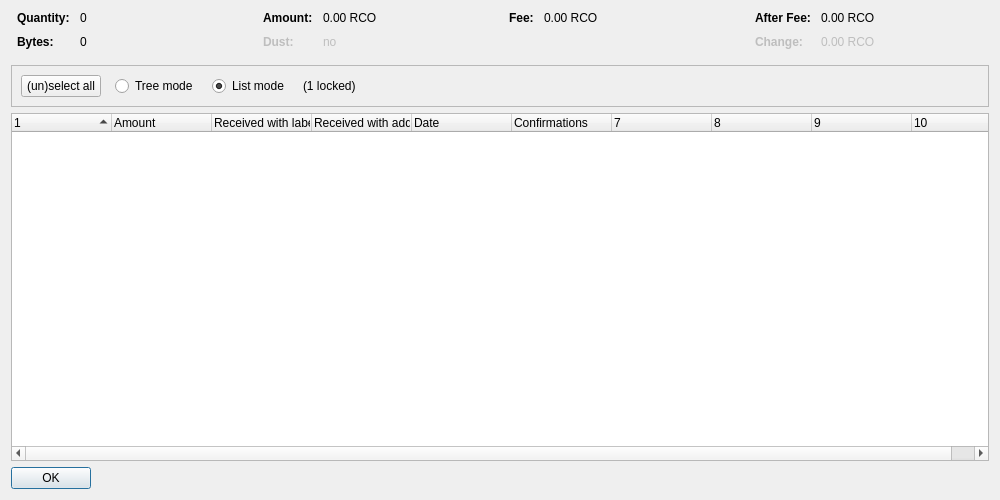
<?xml version="1.0" encoding="UTF-8"?>
<ui version="4.0">
 <class>CoinControlDialog</class>
 <widget class="QDialog" name="CoinControlDialog">
  <property name="geometry">
   <rect>
    <x>0</x>
    <y>0</y>
    <width>1000</width>
    <height>500</height>
   </rect>
  </property>
  <property name="windowTitle">
   <string>Coin Selection</string>
  </property>
  <layout class="QVBoxLayout" name="verticalLayout">
   <item>
    <layout class="QHBoxLayout" name="horizontalLayoutTop" stretch="0,0,0,0">
     <property name="topMargin">
      <number>0</number>
     </property>
     <property name="bottomMargin">
      <number>10</number>
     </property>
     <item>
      <layout class="QFormLayout" name="formLayoutCoinControl1">
       <property name="horizontalSpacing">
        <number>10</number>
       </property>
       <property name="verticalSpacing">
        <number>10</number>
       </property>
       <property name="leftMargin">
        <number>6</number>
       </property>
       <property name="rightMargin">
        <number>6</number>
       </property>
       <item row="0" column="0">
        <widget class="QLabel" name="labelCoinControlQuantityText">
         <property name="font">
          <font>
           <weight>75</weight>
           <bold>true</bold>
          </font>
         </property>
         <property name="text">
          <string>Quantity:</string>
         </property>
        </widget>
       </item>
       <item row="0" column="1">
        <widget class="QLabel" name="labelCoinControlQuantity">
         <property name="cursor">
          <cursorShape>IBeamCursor</cursorShape>
         </property>
         <property name="contextMenuPolicy">
          <enum>Qt::ActionsContextMenu</enum>
         </property>
         <property name="text">
          <string notr="true">0</string>
         </property>
         <property name="textInteractionFlags">
          <set>Qt::LinksAccessibleByMouse|Qt::TextSelectableByKeyboard|Qt::TextSelectableByMouse</set>
         </property>
        </widget>
       </item>
       <item row="1" column="0">
        <widget class="QLabel" name="labelCoinControlBytesText">
         <property name="font">
          <font>
           <weight>75</weight>
           <bold>true</bold>
          </font>
         </property>
         <property name="text">
          <string>Bytes:</string>
         </property>
        </widget>
       </item>
       <item row="1" column="1">
        <widget class="QLabel" name="labelCoinControlBytes">
         <property name="cursor">
          <cursorShape>IBeamCursor</cursorShape>
         </property>
         <property name="contextMenuPolicy">
          <enum>Qt::ActionsContextMenu</enum>
         </property>
         <property name="text">
          <string notr="true">0</string>
         </property>
         <property name="textInteractionFlags">
          <set>Qt::LinksAccessibleByMouse|Qt::TextSelectableByKeyboard|Qt::TextSelectableByMouse</set>
         </property>
        </widget>
       </item>
      </layout>
     </item>
     <item>
      <layout class="QFormLayout" name="formLayoutCoinControl2">
       <property name="horizontalSpacing">
        <number>10</number>
       </property>
       <property name="verticalSpacing">
        <number>10</number>
       </property>
       <property name="leftMargin">
        <number>6</number>
       </property>
       <property name="rightMargin">
        <number>6</number>
       </property>
       <item row="0" column="0">
        <widget class="QLabel" name="labelCoinControlAmountText">
         <property name="font">
          <font>
           <weight>75</weight>
           <bold>true</bold>
          </font>
         </property>
         <property name="text">
          <string>Amount:</string>
         </property>
        </widget>
       </item>
       <item row="0" column="1">
        <widget class="QLabel" name="labelCoinControlAmount">
         <property name="cursor">
          <cursorShape>IBeamCursor</cursorShape>
         </property>
         <property name="contextMenuPolicy">
          <enum>Qt::ActionsContextMenu</enum>
         </property>
         <property name="text">
          <string notr="true">0.00 RCO</string>
         </property>
         <property name="textInteractionFlags">
          <set>Qt::LinksAccessibleByMouse|Qt::TextSelectableByKeyboard|Qt::TextSelectableByMouse</set>
         </property>
        </widget>
       </item>
       <item row="1" column="0">
        <widget class="QLabel" name="labelCoinControlLowOutputText">
         <property name="enabled">
          <bool>false</bool>
         </property>
         <property name="font">
          <font>
           <weight>75</weight>
           <bold>true</bold>
          </font>
         </property>
         <property name="text">
          <string>Dust:</string>
         </property>
        </widget>
       </item>
       <item row="1" column="1">
        <widget class="QLabel" name="labelCoinControlLowOutput">
         <property name="enabled">
          <bool>false</bool>
         </property>
         <property name="cursor">
          <cursorShape>IBeamCursor</cursorShape>
         </property>
         <property name="contextMenuPolicy">
          <enum>Qt::ActionsContextMenu</enum>
         </property>
         <property name="text">
          <string notr="true">no</string>
         </property>
         <property name="textInteractionFlags">
          <set>Qt::LinksAccessibleByMouse|Qt::TextSelectableByKeyboard|Qt::TextSelectableByMouse</set>
         </property>
        </widget>
       </item>
      </layout>
     </item>
     <item>
      <layout class="QFormLayout" name="formLayoutCoinControl3">
       <property name="horizontalSpacing">
        <number>10</number>
       </property>
       <property name="verticalSpacing">
        <number>10</number>
       </property>
       <property name="leftMargin">
        <number>6</number>
       </property>
       <property name="rightMargin">
        <number>6</number>
       </property>
       <item row="0" column="0">
        <widget class="QLabel" name="labelCoinControlFeeText">
         <property name="font">
          <font>
           <weight>75</weight>
           <bold>true</bold>
          </font>
         </property>
         <property name="text">
          <string>Fee:</string>
         </property>
        </widget>
       </item>
       <item row="0" column="1">
        <widget class="QLabel" name="labelCoinControlFee">
         <property name="cursor">
          <cursorShape>IBeamCursor</cursorShape>
         </property>
         <property name="contextMenuPolicy">
          <enum>Qt::ActionsContextMenu</enum>
         </property>
         <property name="text">
          <string notr="true">0.00 RCO</string>
         </property>
         <property name="textInteractionFlags">
          <set>Qt::LinksAccessibleByMouse|Qt::TextSelectableByKeyboard|Qt::TextSelectableByMouse</set>
         </property>
        </widget>
       </item>
      </layout>
     </item>
     <item>
      <layout class="QFormLayout" name="formLayoutCoinControl4">
       <property name="horizontalSpacing">
        <number>10</number>
       </property>
       <property name="verticalSpacing">
        <number>10</number>
       </property>
       <property name="leftMargin">
        <number>6</number>
       </property>
       <property name="rightMargin">
        <number>6</number>
       </property>
       <item row="0" column="0">
        <widget class="QLabel" name="labelCoinControlAfterFeeText">
         <property name="font">
          <font>
           <weight>75</weight>
           <bold>true</bold>
          </font>
         </property>
         <property name="text">
          <string>After Fee:</string>
         </property>
        </widget>
       </item>
       <item row="0" column="1">
        <widget class="QLabel" name="labelCoinControlAfterFee">
         <property name="cursor">
          <cursorShape>IBeamCursor</cursorShape>
         </property>
         <property name="contextMenuPolicy">
          <enum>Qt::ActionsContextMenu</enum>
         </property>
         <property name="text">
          <string notr="true">0.00 RCO</string>
         </property>
         <property name="textInteractionFlags">
          <set>Qt::LinksAccessibleByMouse|Qt::TextSelectableByKeyboard|Qt::TextSelectableByMouse</set>
         </property>
        </widget>
       </item>
       <item row="1" column="0">
        <widget class="QLabel" name="labelCoinControlChangeText">
         <property name="enabled">
          <bool>false</bool>
         </property>
         <property name="font">
          <font>
           <weight>75</weight>
           <bold>true</bold>
          </font>
         </property>
         <property name="text">
          <string>Change:</string>
         </property>
        </widget>
       </item>
       <item row="1" column="1">
        <widget class="QLabel" name="labelCoinControlChange">
         <property name="enabled">
          <bool>false</bool>
         </property>
         <property name="cursor">
          <cursorShape>IBeamCursor</cursorShape>
         </property>
         <property name="contextMenuPolicy">
          <enum>Qt::ActionsContextMenu</enum>
         </property>
         <property name="text">
          <string notr="true">0.00 RCO</string>
         </property>
         <property name="textInteractionFlags">
          <set>Qt::LinksAccessibleByMouse|Qt::TextSelectableByKeyboard|Qt::TextSelectableByMouse</set>
         </property>
        </widget>
       </item>
      </layout>
     </item>
    </layout>
   </item>
   <item>
    <widget class="QFrame" name="frame">
     <property name="minimumSize">
      <size>
       <width>0</width>
       <height>40</height>
      </size>
     </property>
     <property name="frameShape">
      <enum>QFrame::StyledPanel</enum>
     </property>
     <property name="frameShadow">
      <enum>QFrame::Sunken</enum>
     </property>
     <layout class="QHBoxLayout" name="horizontalLayout">
      <item>
       <layout class="QHBoxLayout" name="horizontalLayoutPanel" stretch="0,0,0,0,0">
        <property name="spacing">
         <number>14</number>
        </property>
        <item>
         <widget class="QPushButton" name="pushButtonSelectAll">
          <property name="sizePolicy">
           <sizepolicy hsizetype="Maximum" vsizetype="Fixed">
            <horstretch>0</horstretch>
            <verstretch>0</verstretch>
           </sizepolicy>
          </property>
          <property name="text">
           <string>(un)select all</string>
          </property>
          <property name="autoDefault">
           <bool>false</bool>
          </property>
         </widget>
        </item>
        <item>
         <widget class="QRadioButton" name="radioTreeMode">
          <property name="sizePolicy">
           <sizepolicy hsizetype="Maximum" vsizetype="Fixed">
            <horstretch>0</horstretch>
            <verstretch>0</verstretch>
           </sizepolicy>
          </property>
          <property name="text">
           <string>Tree mode</string>
          </property>
         </widget>
        </item>
        <item>
         <widget class="QRadioButton" name="radioListMode">
          <property name="sizePolicy">
           <sizepolicy hsizetype="Maximum" vsizetype="Fixed">
            <horstretch>0</horstretch>
            <verstretch>0</verstretch>
           </sizepolicy>
          </property>
          <property name="text">
           <string>List mode</string>
          </property>
          <property name="checked">
           <bool>true</bool>
          </property>
         </widget>
        </item>
        <item>
         <widget class="QLabel" name="labelLocked">
          <property name="text">
           <string notr="true">(1 locked)</string>
          </property>
         </widget>
        </item>
        <item>
         <spacer name="horizontalSpacer">
          <property name="orientation">
           <enum>Qt::Horizontal</enum>
          </property>
          <property name="sizeHint" stdset="0">
           <size>
            <width>40</width>
            <height>20</height>
           </size>
          </property>
         </spacer>
        </item>
       </layout>
      </item>
     </layout>
    </widget>
   </item>
   <item>
    <widget class="CoinControlTreeWidget" name="treeWidget">
     <property name="contextMenuPolicy">
      <enum>Qt::CustomContextMenu</enum>
     </property>
     <property name="sortingEnabled">
      <bool>false</bool>
     </property>
     <property name="columnCount">
      <number>10</number>
     </property>
     <attribute name="headerShowSortIndicator" stdset="0">
      <bool>true</bool>
     </attribute>
     <attribute name="headerStretchLastSection">
      <bool>false</bool>
     </attribute>
     <column>
      <property name="text">
       <string/>
      </property>
     </column>
     <column>
      <property name="text">
       <string>Amount</string>
      </property>
     </column>
     <column>
      <property name="text">
       <string>Received with label</string>
      </property>
     </column>
     <column>
      <property name="text">
       <string>Received with address</string>
      </property>
     </column>
     <column>
      <property name="text">
       <string>Date</string>
      </property>
     </column>
     <column>
      <property name="text">
       <string>Confirmations</string>
      </property>
      <property name="toolTip">
       <string>Confirmed</string>
      </property>
     </column>
     <column>
      <property name="text">
       <string/>
      </property>
     </column>
     <column>
      <property name="text">
       <string/>
      </property>
     </column>
     <column>
      <property name="text">
       <string/>
      </property>
     </column>
     <column>
      <property name="text">
       <string/>
      </property>
     </column>
    </widget>
   </item>
   <item>
    <widget class="QDialogButtonBox" name="buttonBox">
     <property name="sizePolicy">
      <sizepolicy hsizetype="Maximum" vsizetype="Fixed">
       <horstretch>0</horstretch>
       <verstretch>0</verstretch>
      </sizepolicy>
     </property>
     <property name="orientation">
      <enum>Qt::Horizontal</enum>
     </property>
     <property name="standardButtons">
      <set>QDialogButtonBox::Ok</set>
     </property>
    </widget>
   </item>
  </layout>
 </widget>
 <customwidgets>
  <customwidget>
   <class>CoinControlTreeWidget</class>
   <extends>QTreeWidget</extends>
   <header>qt/coincontroltreewidget.h</header>
  </customwidget>
 </customwidgets>
 <resources/>
 <connections/>
</ui>
